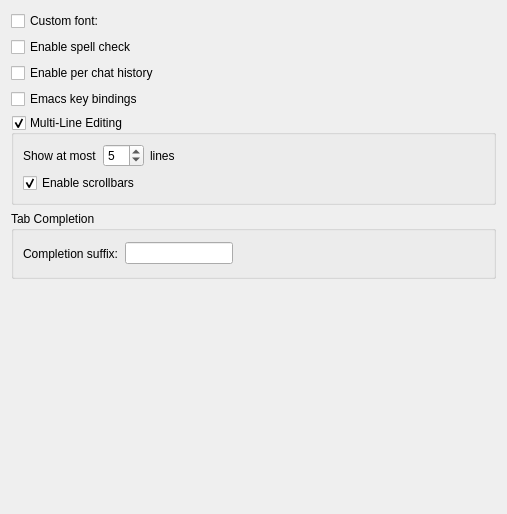
<?xml version="1.0" encoding="UTF-8"?>
<ui version="4.0">
 <class>InputWidgetSettingsPage</class>
 <widget class="QWidget" name="InputWidgetSettingsPage">
  <property name="geometry">
   <rect>
    <x>0</x>
    <y>0</y>
    <width>507</width>
    <height>514</height>
   </rect>
  </property>
  <property name="windowTitle">
   <string>Form</string>
  </property>
  <layout class="QVBoxLayout" name="verticalLayout_2">
   <item>
    <layout class="QHBoxLayout" name="horizontalLayout">
     <item>
      <widget class="QCheckBox" name="customFont">
       <property name="text">
        <string>Custom font:</string>
       </property>
       <property name="settingsKey" stdset="0">
        <string notr="true">/UiStyle/Fonts/UseCustomInputWidgetFont</string>
       </property>
       <property name="defaultValue" stdset="0">
        <bool>false</bool>
       </property>
      </widget>
     </item>
     <item>
      <widget class="FontSelector" name="inputLineFont" native="true">
       <property name="enabled">
        <bool>false</bool>
       </property>
       <property name="settingsKey" stdset="0">
        <string notr="true">/UiStyle/Fonts/InputWidget</string>
       </property>
       <property name="defaultValue" stdset="0">
        <font/>
       </property>
      </widget>
     </item>
    </layout>
   </item>
   <item>
    <widget class="QCheckBox" name="enableSpellCheck">
     <property name="text">
      <string>Enable spell check</string>
     </property>
     <property name="settingsKey" stdset="0">
      <string notr="true">EnableSpellCheck</string>
     </property>
     <property name="defaultValue" stdset="0">
      <bool>false</bool>
     </property>
    </widget>
   </item>
   <item>
    <widget class="QCheckBox" name="enablePerBufferHistory">
     <property name="text">
      <string>Enable per chat history</string>
     </property>
     <property name="checked">
      <bool>false</bool>
     </property>
     <property name="settingsKey" stdset="0">
      <string notr="true">EnablePerChatHistory</string>
     </property>
     <property name="defaultValue" stdset="0">
      <bool>false</bool>
     </property>
    </widget>
   </item>
   <item>
    <widget class="QCheckBox" name="enableEmacsMode">
     <property name="toolTip">
      <string>Enables (limited) Emacs key bindings in the input field.</string>
     </property>
     <property name="text">
      <string>Emacs key bindings</string>
     </property>
     <property name="settingsKey" stdset="0">
      <string notr="true">EnableEmacsMode</string>
     </property>
     <property name="defaultValue" stdset="0">
      <bool>false</bool>
     </property>
    </widget>
   </item>
   <item>
    <widget class="QGroupBox" name="groupBox">
     <property name="title">
      <string>Multi-Line Editing</string>
     </property>
     <property name="checkable">
      <bool>true</bool>
     </property>
     <property name="settingsKey" stdset="0">
      <string notr="true">EnableMultiLine</string>
     </property>
     <property name="defaultValue" stdset="0">
      <bool>true</bool>
     </property>
     <layout class="QVBoxLayout" name="verticalLayout">
      <item>
       <layout class="QHBoxLayout" name="horizontalLayout_2">
        <item>
         <widget class="QLabel" name="label">
          <property name="text">
           <string>Show at most</string>
          </property>
         </widget>
        </item>
        <item>
         <widget class="QSpinBox" name="maxNumLines">
          <property name="minimum">
           <number>1</number>
          </property>
          <property name="maximum">
           <number>19</number>
          </property>
          <property name="value">
           <number>5</number>
          </property>
          <property name="settingsKey" stdset="0">
           <string notr="true">MaxNumLines</string>
          </property>
          <property name="defaultValue" stdset="0">
           <number>5</number>
          </property>
         </widget>
        </item>
        <item>
         <widget class="QLabel" name="label_2">
          <property name="text">
           <string>lines</string>
          </property>
         </widget>
        </item>
        <item>
         <spacer name="horizontalSpacer_2">
          <property name="orientation">
           <enum>Qt::Horizontal</enum>
          </property>
          <property name="sizeHint" stdset="0">
           <size>
            <width>40</width>
            <height>20</height>
           </size>
          </property>
         </spacer>
        </item>
       </layout>
      </item>
      <item>
       <widget class="QCheckBox" name="enableScrollBars">
        <property name="text">
         <string>Enable scrollbars</string>
        </property>
        <property name="checked">
         <bool>true</bool>
        </property>
        <property name="settingsKey" stdset="0">
         <string notr="true">EnableScrollBars</string>
        </property>
        <property name="defaultValue" stdset="0">
         <bool>true</bool>
        </property>
       </widget>
      </item>
     </layout>
    </widget>
   </item>
   <item>
    <widget class="QGroupBox" name="groupBox_2">
     <property name="title">
      <string>Tab Completion</string>
     </property>
     <layout class="QVBoxLayout" name="verticalLayout_3">
      <item>
       <layout class="QHBoxLayout" name="horizontalLayout_3">
        <item>
         <widget class="QLabel" name="completionSuffixDesc">
          <property name="text">
           <string>Completion suffix:</string>
          </property>
         </widget>
        </item>
        <item>
         <widget class="QLineEdit" name="completionSuffix">
          <property name="sizePolicy">
           <sizepolicy hsizetype="Preferred" vsizetype="Fixed">
            <horstretch>0</horstretch>
            <verstretch>0</verstretch>
           </sizepolicy>
          </property>
          <property name="settingsKey" stdset="0">
           <string notr="true">/TabCompletion/CompletionSuffix</string>
          </property>
          <property name="defaultValue" stdset="0">
           <string>: </string>
          </property>
         </widget>
        </item>
        <item>
         <spacer name="horizontalSpacer">
          <property name="orientation">
           <enum>Qt::Horizontal</enum>
          </property>
          <property name="sizeType">
           <enum>QSizePolicy::MinimumExpanding</enum>
          </property>
          <property name="sizeHint" stdset="0">
           <size>
            <width>157</width>
            <height>27</height>
           </size>
          </property>
         </spacer>
        </item>
       </layout>
      </item>
     </layout>
    </widget>
   </item>
   <item>
    <spacer name="verticalSpacer">
     <property name="orientation">
      <enum>Qt::Vertical</enum>
     </property>
     <property name="sizeHint" stdset="0">
      <size>
       <width>20</width>
       <height>233</height>
      </size>
     </property>
    </spacer>
   </item>
  </layout>
 </widget>
 <customwidgets>
  <customwidget>
   <class>FontSelector</class>
   <extends>QWidget</extends>
   <header>fontselector.h</header>
   <container>1</container>
  </customwidget>
 </customwidgets>
 <tabstops>
  <tabstop>customFont</tabstop>
  <tabstop>enableSpellCheck</tabstop>
  <tabstop>groupBox</tabstop>
  <tabstop>maxNumLines</tabstop>
  <tabstop>enableScrollBars</tabstop>
  <tabstop>completionSuffix</tabstop>
 </tabstops>
 <resources/>
 <connections>
  <connection>
   <sender>customFont</sender>
   <signal>toggled(bool)</signal>
   <receiver>inputLineFont</receiver>
   <slot>setEnabled(bool)</slot>
   <hints>
    <hint type="sourcelabel">
     <x>165</x>
     <y>18</y>
    </hint>
    <hint type="destinationlabel">
     <x>305</x>
     <y>17</y>
    </hint>
   </hints>
  </connection>
 </connections>
</ui>
